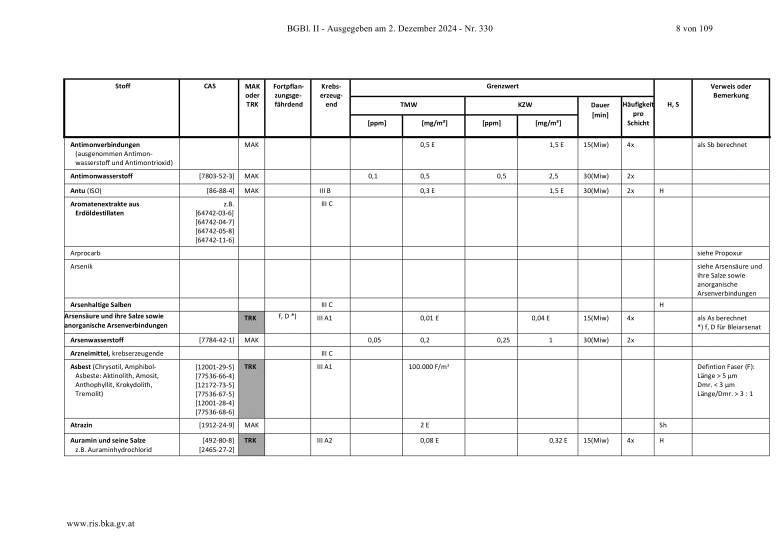
#> input picture check/image.gif, 2339 x 1654 px (shown at 1/3 size)
$ python 'check_script - Copy - Copy.py'
#> lines starting #> are read from the running program, lines starting #| are printed output that depends on the picture
#> in ocr_image, image is the input picture: PIL image 2339x1654 P; mean R, G, B 244.3, 244.3, 244.3
from PIL import Image, ImageEnhance
import pytesseract
import re
import pandas as pd

pytesseract.pytesseract.tesseract_cmd = r'C:\Program Files\Tesseract-OCR\tesseract.exe'

def preprocess_image(image):
    image = image.convert('L')  # grayscale
#> image: PIL image 2339x1654 L
    image = ImageEnhance.Contrast(image).enhance(2)  # increase contrast
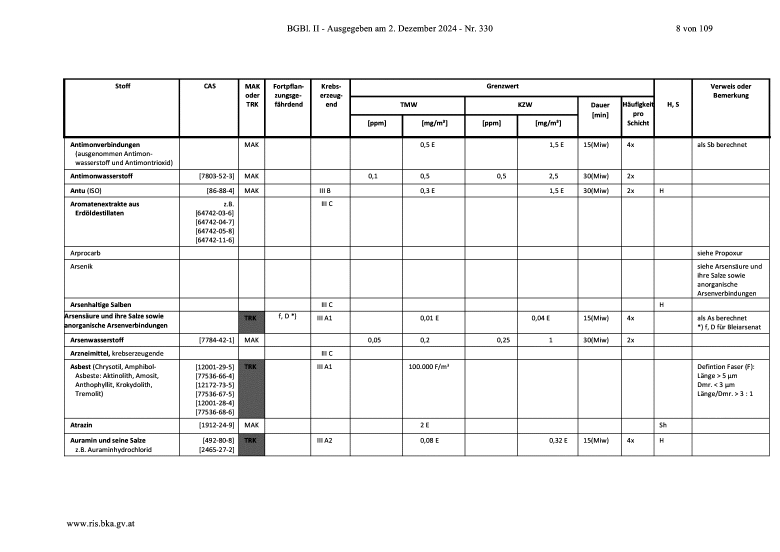
#> image: PIL image 2339x1654 L (shown at 1/3 size); min 0, max 255, mean 241.5
    image = image.resize((image.width * 3, image.height * 3), Image.LANCZOS)  # upscale
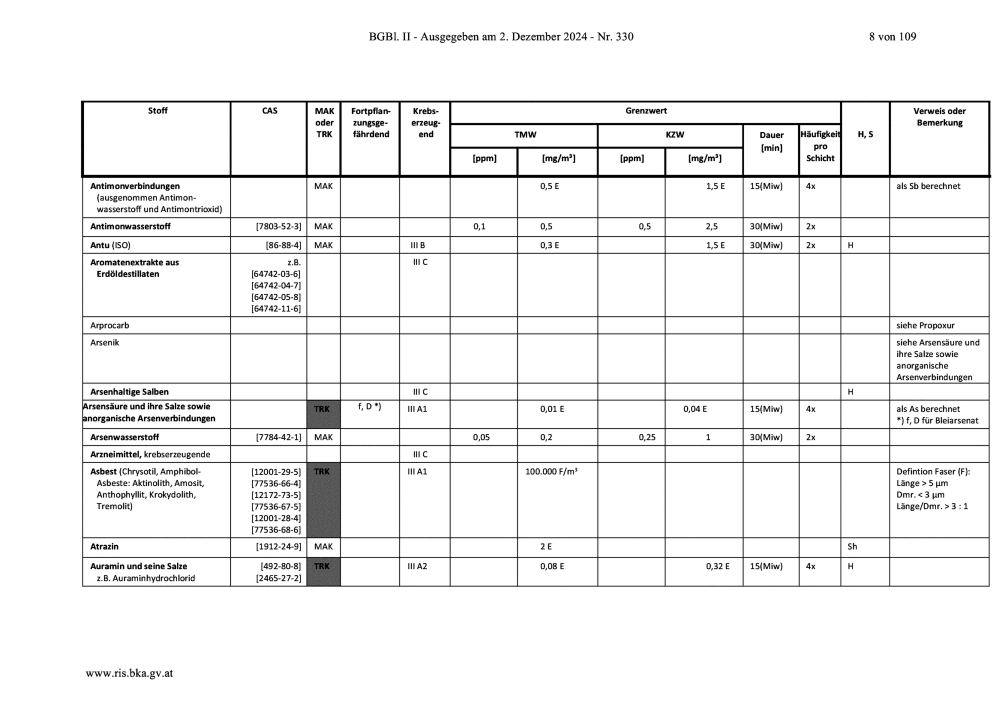
#> image: PIL image 7017x4962 L (shown at 1/7 size); min 0, max 255, mean 241.4
    return image


def ocr_image(image_path):
    image = Image.open(image_path)
    processed_image = preprocess_image(image)
    custom_config = r'--oem 3 --psm 6'
#> (the run stopped early here; a loop or call above may not have finished)
